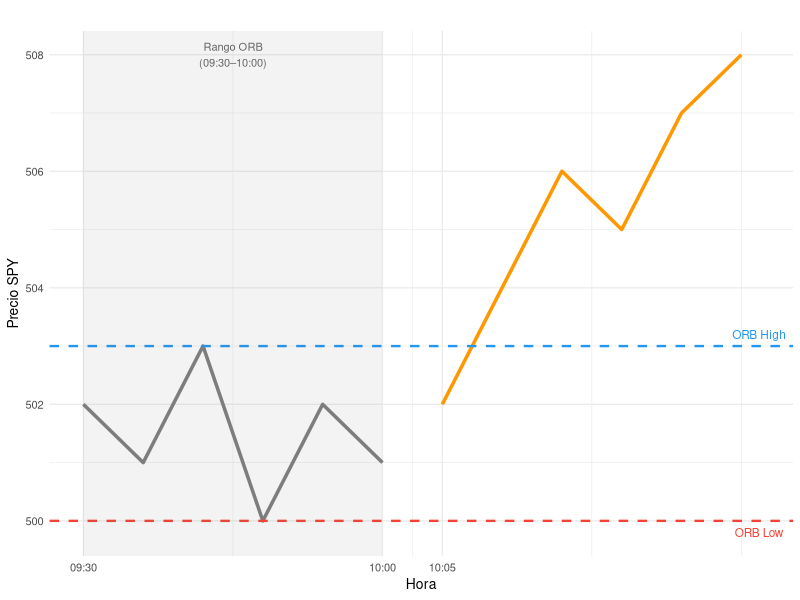

The R source for this figure:
## ---- chunk 1
knitr::opts_chunk$set(echo=FALSE, warning=FALSE, message=FALSE)
library(dplyr); library(ggplot2); library(scales); library(knitr)
OUTPUT_DIR <- "C:/Users/solis/Downloads/classic strategies"
## ---- chunk 2
df <- data.frame(
  x = c(1,2,3,4,5,6, 7,8,9,10,11,12),
  y = c(502,501,503,500,502,501, 502,504,506,505,507,508),
  tipo = c(rep("ORB",6), rep("Post",6))
)
ggplot(df, aes(x=x, y=y)) +
  geom_line(aes(color=tipo), linewidth=1.2) +
  geom_hline(yintercept=503, linetype="dashed", color="#2196F3", linewidth=0.8) +
  geom_hline(yintercept=500, linetype="dashed", color="#F44336", linewidth=0.8) +
  annotate("text", x=12.3, y=503.2, label="ORB High", color="#2196F3", size=3) +
  annotate("text", x=12.3, y=499.8, label="ORB Low",  color="#F44336", size=3) +
  annotate("rect", xmin=1, xmax=6, ymin=-Inf, ymax=Inf, alpha=0.08, fill="gray40") +
  annotate("text", x=3.5, y=508, label="Rango ORB\n(09:30–10:00)", size=2.8, color="gray40") +
  scale_color_manual(values=c("ORB"="gray50","Post"="#FF9800")) +
  scale_x_continuous(breaks=c(1,6,7), labels=c("09:30","10:00","10:05")) +
  labs(title="", x="Hora", y="Precio SPY") +
  theme_minimal(base_size=10) +
  theme(legend.position="none")
## ---- chunk 3
orb <- data.frame(
  Métrica = c("Período", "Días evaluados", "Trades ejecutados", "Win Rate",
              "P&L promedio por win", "P&L promedio por loss",
              "Profit Factor", "P&L Total", "Máx. Drawdown", "Sharpe anual"),
  Valor   = c("May 2024 – May 2026", "500", "482 (96% de días)",
              "60.2%", "+$26.39", "-$17.04", "2.34",
              "+$4,382", "-$224", "4.90")
)
kable(orb, booktabs=TRUE, align=c("l","r"))
## ---- chunk 4
vwap <- data.frame(
  Versión      = c("Base (sin filtro)", "Band 0.4%", "Con filtro ADX<25"),
  Trades       = c(578, 280, 289),
  `Win Rate`   = c("62.6%","64.6%","69.6%"),
  `P&L Total`  = c("-$170", "+$948", "+$1,175"),
  `Max DD`     = c("-$632","-$194","-$89"),
  Sharpe       = c("-0.26","1.58","2.77")
)
kable(vwap, booktabs=TRUE, align=c("l","r","r","r","r","r"))
## ---- chunk 5
gap_dir <- data.frame(
  Tipo         = c("Gap Down (bajista)", "Gap Up (alcista)"),
  Trades       = c(37, 50),
  `Win Rate`   = c("56.8%", "34.0%"),
  `P&L Total`  = c("+$241", "+$6"),
  `Gap prom.`  = c("0.88%","0.69%")
)
kable(gap_dir, booktabs=TRUE, align=c("l","r","r","r","r"))
## ---- chunk 6
gap <- data.frame(
  Métrica  = c("Días con señal","Trades","Win Rate","Profit Factor","P&L Total","Máx. Drawdown","Sharpe"),
  Valor    = c("87 (17% de días)","87","43.7%","1.41","+$247","-$60","0.99")
)
kable(gap, booktabs=TRUE, align=c("l","r"))
## ---- chunk 7
port <- data.frame(
  Estrategia     = c("ORB solo", "VWAP+ADX solo", "Portfolio combinado"),
  Trades         = c(482, 289, 771),
  `P&L Total`    = c("$4,382","$1,175","$5,557"),
  `Máx. DD`      = c("-$224","-$89","-$186"),
  Sharpe         = c("4.90","2.77","5.93")
)
kable(port, booktabs=TRUE, align=c("l","r","r","r","r"))
## ---- chunk 8
resumen <- data.frame(
  `#` = c(1,2,3,4,"P"),
  Estrategia    = c("ORB","VWAP+ADX","Gap and Go","ORB BTC (mejor versión)","Portfolio ORB+VWAP"),
  Activo        = c("SPY","SPY","SPY","BTC-USD","SPY"),
  `P&L Total`   = c("$4,382","$1,175","$247","$531","$5,557"),
  Sharpe        = c("4.90","2.77","0.99","0.12","5.93"),
  Recomendación = c("✓ Usar","✓ Usar","✓ Complemento","✗ Evitar","✓ Portafolio final")
)
kable(resumen, booktabs=TRUE, align=c("c","l","c","r","r","c"))
